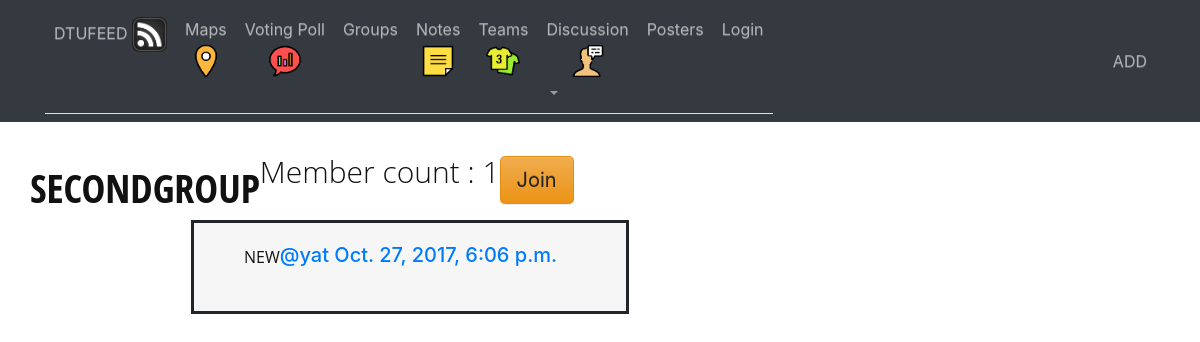
The app's page /groups/posts/in/secondgroup/ with its own data.
### groups/models.py (models this page shows, shortened)
class Group(models.Model):
    name = models.CharField(max_length=255,unique=True)
    slug = models.SlugField(allow_unicode=True,unique=True)
    description = models.TextField(blank=True,default='')
    description_html = models.TextField(editable=False,default='',blank=True)
    members  = models.ManyToManyField(User,through='GroupMember')
    class Meta:
        ordering = ['name']

### posts/models.py (models this page shows, shortened)
class Post(models.Model):
    user = models.ForeignKey(User,related_name='posts')
    created_at = models.DateTimeField(auto_now=True)
    message = models.TextField()
    message_html = models.TextField(editable=False)
    group = models.ForeignKey(Group,related_name='posts',null=True,blank=True)
    class Meta:
        ordering = ['-created_at']#descending
        unique_together = ['user' ,'message']

### groups/views.py (the view)
# urls.py: url(r'^posts/in/(?P<slug>[-\w]+)/$',views.SingleGroup.as_view(),name='single'),
class SingleGroup(generic.DetailView):
    model = Group

### groups/templates/groups/group_detail.html
{% extends 'groups/group_base.html' %}
{% block pregroup %}
<h1>{{group.name}}</h1>
<h2>Member count : {{group.members.count}}</h2>
<div class="content">
  {% if user in group.members.all %}
    <a href="{%url 'groups:leave' slug=group.slug%}" class="btn btn-lg btn-fill btn-warning">
    <span class="glyphicon glyphicon-remove-circle"></span>Leave</a>
    {% else %}
    <a href="{%url 'groups:join' slug=group.slug %}" class="btn btn-lg btn-fill btn-warning">
    <span class="glyphicon glyphicon-ok-circle">Join</span></a>
  {% endif %}
</div>
{% endblock %}
{% block group_content %}
<div class="col-md-8">
  {% if group.posts.count == 0 %}
    <h2>No Posts in the group</h2>
    {% else %}
    {% for post in group.posts.all %}
    {% include "posts/_post.html" %}
    {% endfor %}
  {% endif %}
</div>
{% endblock %}

### posts/templates/posts/_post.html (shortened to what this page needs)
<div class="post media">
  <h3>{{post.message_html|safe}}</h3>
  <div class="media-body">
    <h5 class="media-heading">
    <span class="username">
    <a href="{% url 'posts:for_user' username=post.user.username %}">@{{post.user.username}}</a>
  </span>
    <time>
    <a href="{% url 'posts:single' username=post.user.username pk=post.pk %}">{{post.created_at}}</a>
  </time>
  </h5>
  </div>
</div>

### static/css/master.css (style rules this page uses)
.post { border-style: solid; width :60%; margin-left: 20%; background-color: #F6F6F6; padding-top: 20px; padding-right: 50px; padding-bottom: 20px; padding-left: 50px; }
h1 { color: #111; font-family: 'Open Sans Condensed', sans-serif; font-size: 40px; font-weight: 600; line-height: 64px; margin: 0 0 0; text-align: center; text-transform: uppercase; }
p { color: #111; font-family: 'Open Sans', sans-serif; font-size: 16px; line-height: 28px; margin: 0 0 12px; }
h2 { color: #111; font-family: 'Open Sans', sans-serif; font-size: 30px; font-weight: 300; line-height: 32px; margin: 0 0 12px; text-align: center; }

### groups/static/css/groups.css (style rules this page uses)
body { padding-top: 5%; }

### records on screen
Group: name "SECONDGROUP", members.count "1"
Post: message_html "NEW", user.username "yat", created_at "Oct. 27, 2017, 6:06 p.m."
